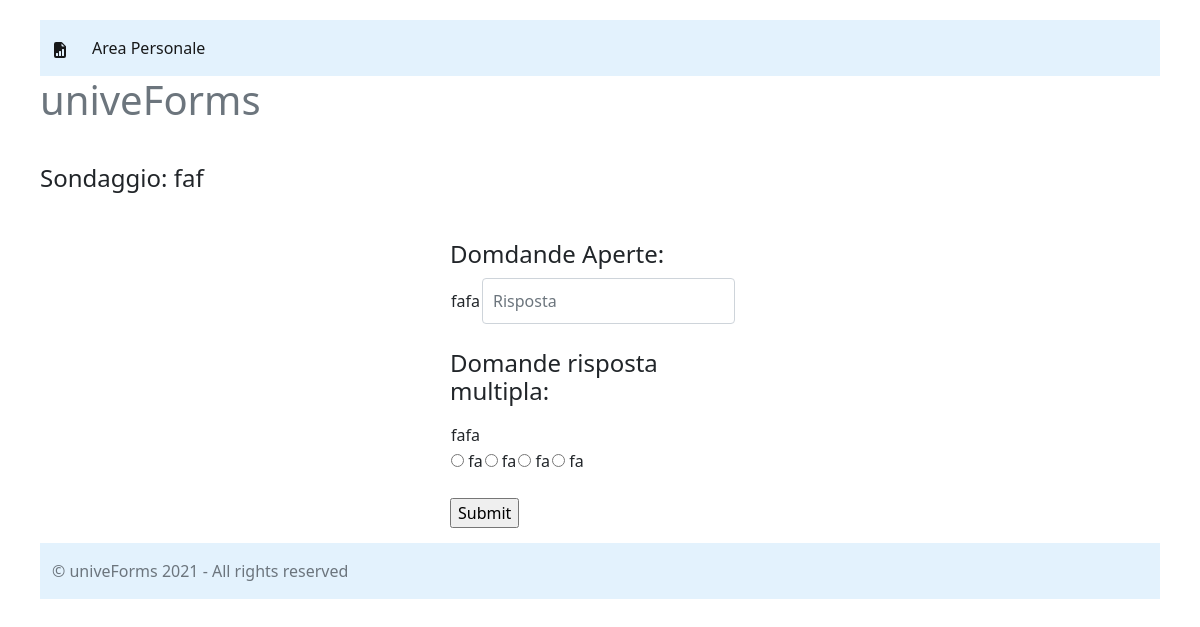
The app's page /survey_page/3 (signed in) with its own data.
### gendb.py (models this page shows, shortened)
class Survey(Base):
    __tablename__ = 'Surveys'
    id = Column(String, primary_key=True)
    title = Column(String)
    user_id = Column(String, ForeignKey(User.id))
    isactive = Column(Boolean)
    maker = relationship(User, back_populates='published_surveys') #qui viene sfruttata la Foreign Key
    recipients = relationship(User, secondary=recipients_shared_surveys, back_populates='shared_surveys')
    respondents = relationship(User, secondary=users_surveys, back_populates='completed_surveys')

class Question(Base):
    __tablename__ = 'Questions'
    id = Column(String, primary_key=True)
    text = Column(String)
    survey_id = Column(String, ForeignKey(Survey.id))
    type = Column(String) # Multiple - Open
    survey = relationship(Survey, back_populates='questions') #qui viene sfruttata la Foreign Key

class Multiple_choice_question(Base):
    __tablename__ = 'Multiple_choice_questions'
    id = Column(String, ForeignKey(Question.id), primary_key=True)
    option_a = Column(String)
    option_b = Column(String)
    option_c = Column(String)
    option_d = Column(String)
    question = relationship(Question,uselist=False)

### main.py (the view, shortened to what this page needs)
@app.route('/survey_page/<survey_id>', methods=['GET', 'POST'])
def show_survey(survey_id):
    Session = sessionmaker(bind=engine)  # creazione della factory
    session = Session()
    Open_Q = []
    Multiple_Q = []
    survey = session.query(Survey).filter_by(id=survey_id).first()
    questions = session.query(Question).filter_by(survey_id=survey_id)
    for q in questions:
        if q.type == 'Open':
            Open_Q.append(q)
        else:
            answers = session.query(
                Multiple_choice_question).filter_by(id=q.id).first()
            Multiple_Q.append([q, answers])
    respondent = session.query(User).filter(User.id == current_user.id).filter(
        User.completed_surveys.any(id=survey_id)).count() == 0
    if int(current_user.id) == int(survey.user_id):
        return render_template('SurveyReportPage.html', title=survey.title)
    elif respondent:
        return render_template('SurveyCompilationPage.html', title=survey.title, Open_Q=Open_Q,
                               Multiple_Q=Multiple_Q)

### main.py (called while the page is built)
@login_manager.user_loader  # attenzione a questo
def load_user(user_id):
    Session = sessionmaker(bind=engine)  # creazione della factory
    session = Session()
    user = session.query(User).filter_by(id=user_id).first()
    return user

### templates/SurveyCompilationPage.html (shortened to what this page needs)
<!DOCTYPE html>
<html lang="it">
<head>
    <link href="https://cdn.jsdelivr.net/npm/bootstrap@5.1.0/dist/css/bootstrap.min.css" rel="stylesheet"
>
    <link href="../static/sl.css" rel="stylesheet">
</head>
<body>
    <nav class="navbar navbar-expand-lg navbar-light" style="background-color: #e3f2fd;">
        <div class="container-fluid">
            <a class="navbar-brand" href="#">
            </a>
            <div class="collapse navbar-collapse" id="navbarNav">
                <ul class="navbar-nav">
                    <li class="nav-item">
                        <a class="nav-link active" aria-current="page" href="http://localhost:5000">
                            Area Personale</a>
                    </li>
                </ul>
            </div>
        </div>
    </nav>
    <div class="jumbotron">
        <h1 class="text-muted">univeForms</h1>
    </div>
    <br>
    <h4>Sondaggio: {{title}}</h4>
    <br>
    <form action='/answer' method="POST" class="form-signin">
        <h4>Domdande Aperte:</h4>
            <table>
                {% for q in Open_Q %}
                    <tr>
                        <td>{{q.text}}</td>
                        <td><input type="text" name="O_Ans-{{q.id}}" id="inputEmail" class="form-control" placeholder="Risposta" required autofocus></td>
                    </tr>
                {% endfor %}
            </table>
            <br>
        <h4>Domande risposta multipla:</h4>
            <table>
                {% for m in Multiple_Q %}
                    <tr>
                        <td>{{m[0].text}}</td>
                    </tr>
                    <tr>
                        <td><input type="radio" name="M_Ans_A-{{m[0].id}}" id="A" value="A">
                            <label for="A">{{m[1].option_a}}</label></td>
                        <td><input type="radio" name="M_Ans_B-{{m[0].id}}" id="B" value="B">
                            <label for="B">{{m[1].option_b}}</label></td>
                        <td><input type="radio" name="M_Ans_C-{{m[0].id}}" id="C" value="C">
                            <label for="C">{{m[1].option_c}}</label></td>
                        <td><input type="radio" name="M_Ans_D-{{m[0].id}}" id="D" value="D">
                            <label for="D">{{m[1].option_d}}</label></td>
                    </tr>
                {% endfor %}
            </table>
            <br>
        <input type="submit">
    </form>
    <footer class="footer mt-auto py-3" style="background-color: #e3f2fd;">
        <div class="container">
            <span class="text-muted">&copy; univeForms 2021 - All rights reserved</span>
        </div>
    </footer>
</body>
</html>

### static/sl.css (style rules this page uses)
body { padding-left: 40px; padding-bottom: 20px; padding-top: 20px; padding-right: 40px; }
.form-signin { max-width: 330px; padding: 15px; margin: 0 auto; }
.form-signin .form-control { position: relative; height: auto; -webkit-box-sizing: border-box; -moz-box-sizing: border-box; box-sizing: border-box; padding: 10px; font-size: 16px; }

### records on screen
Survey: title "faf"
Question: text "fafa"
Question: text "fafa", option_a "fa", option_b "fa", option_c "fa", option_d "fa"
